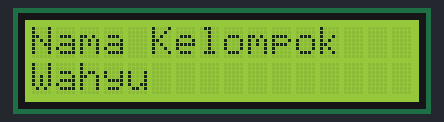
Bench run of a sketch on a simulated Arduino Uno, built with avr-gcc and run on an emulated ATmega328P. On the bench: 16×2 character LCD.

Above: at 0.1 s.
At 9.2 s:
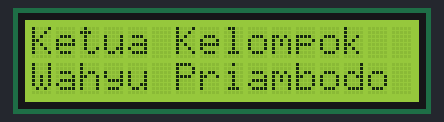
At 11.8 s:
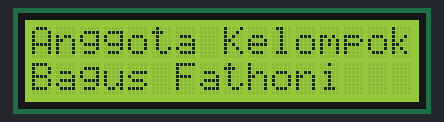
At 13.3 s:
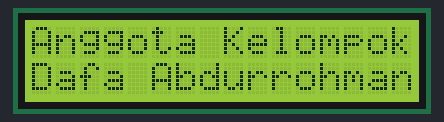
At 14.9 s:
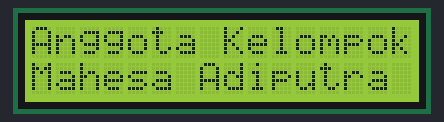
At 16.4 s:
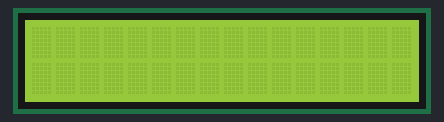

The sketch:

XIII_SIJA_1_Kelompok_Wahyu_SIoT_LCD.ino
```cpp
// AUTHOR: wahoyuz (https://github.com/wahoyuz)
// TUTORIAL LINK: https://www.arducoding.com/2017/12/simulasi-proteus-arduino-lcd-16x2_30.html
#include <Wire.h>
#include <LiquidCrystal_I2C.h>

LiquidCrystal_I2C lcd(0x27,16,2);

// Change group member and group name to your own group.
const char* group[] = {"Wahyu Priambodo", "Bagus Fathoni", "Dafa Abdurrohman", "Mahesa Adiputra"};
const char* groupName = "Wahyu";

void setup(){
  Serial.begin(9600);
  lcd.init();
}

void loop(){
  // print group name.
  lcd.backlight(); // to turn on lcd light.
  lcd.setCursor(0, 0); // to set first line.
  lcd.print("Nama Kelompok");
  lcd.setCursor(0, 1); // to set second line
  lcd.print(groupName);
  delay(1000);
  lcd.clear();

  // print letter
  const char* letter = "Ketua & Anggota Kelompok";
  const char* loading = "########################"; // for loading animation.

  lcd.setCursor(16, 0);
  lcd.print(letter);
  lcd.setCursor(16, 1);
  lcd.print(loading);
  for (int i = 0; i < strlen(letter) + 16; i++) { // don't change + by 16 because that statement will print the letter and loading bar till disappear from screen.
    lcd.scrollDisplayLeft();
    delay(150);
  }
  delay(1000);
  lcd.clear();

  // print all members begin.
  // first.. group leader.
  lcd.setCursor(0, 0);
  lcd.print("Ketua Kelompok");
  delay(1000);

  lcd.setCursor(0, 1);
  lcd.print(group[0]); // print the first member (group leader).
  delay(1500);
  lcd.clear();

  // then.. all members.
  lcd.setCursor(0, 0);
  lcd.print("Anggota Kelompok");
  delay(1000);

  for (int i = 1; i < (sizeof(group) / sizeof(group[0])); i++) {
    lcd.setCursor(0, 1);
    lcd.print(group[i]);
    lcd.print("                  "); // clear line 2.
    delay(1500);
  }
  // print all members end.
  lcd.clear(); // clear entire lcd screen.
  delay(1500); // pause 1,5s before start the loop back.
}
```

Measured:
- by itself, everything shown: repeats every 17.7 s, in 48 steps
- what the display in image 1 shows lasts 1.5 s, from 9.2 s to 10.7 s
